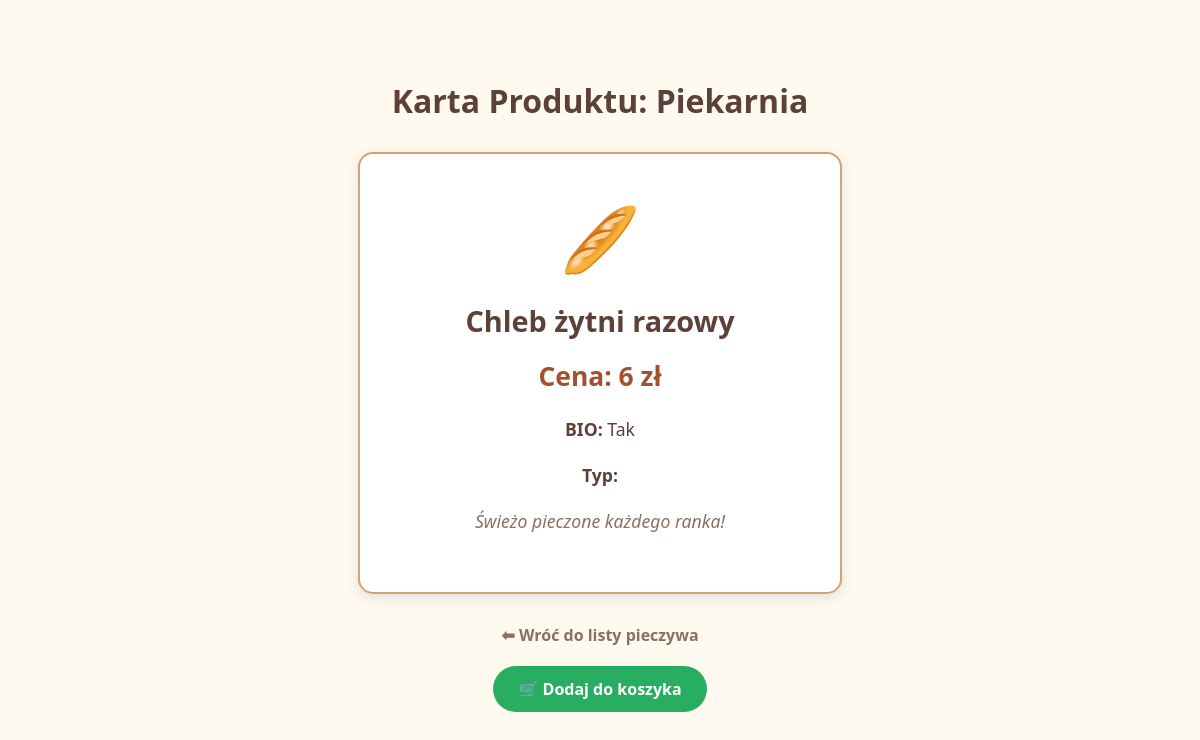
The page /kategoria/pieczywo/1 on the database its author committed.
### sklep/models.py (models this page shows)
class Pieczywo(models.Model):
  nazwa = models.CharField(max_length=255)
  cena = models.PositiveIntegerField()
  czy_bio = models.BooleanField(default=True)
  rodzaj_maki = models.CharField(max_length=100, help_text="np. Żytnia, Pszenna")

### sklep/views.py (the view)
# urls.py: path('kategoria/pieczywo/<int:id>', views.szczegolypieczywa, name='szczegolypieczywa'),
def szczegolypieczywa(request, id):
    produkt = get_object_or_404(Pieczywo, id=id)
    return render(request, 'szczegolypieczywa.html', {'produkt': produkt, 'kategoria': 'pieczywo'})

### sklep/templates/szczegolypieczywa.html (shortened to what this page needs)
<!DOCTYPE html>
<html lang="pl">
<head>
</head>
<body>
    <h1>Karta Produktu: Piekarnia</h1>
    <div class="product-card">
        <span class="emoji-large">🥖</span>
        <strong><div style="font-size: 1.8em; color: #5d4037; margin-bottom: 10px;">{{ produkt.nazwa }}</div></strong>
        <div class="product-info">
            <p class="price">Cena: {{ produkt.cena }} zł</p>
            <p><strong>BIO:</strong> {{ produkt.czy_bio|yesno:"Tak,Nie" }}</p>
            <p><strong>Typ:</strong> {{ produkt.rodzaj }}</p>
            <p style="font-style: italic; color: #8d6e63;">Świeżo pieczone każdego ranka!</p>
        </div>
    </div>
    <a href="{% url 'listaproduktowzkategorii' 'pieczywo' %}" class="back-link">
        ⬅ Wróć do listy pieczywa
    </a>
    <a href="{% url 'dodaj_do_koszyka' kategoria produkt.id %}" class="btn-add">
    🛒 Dodaj do koszyka
</a>
</body>
</html>

### sklep/templates/szczegolypieczywa.html (style rules this page uses)
body { font-family: 'Segoe UI', sans-serif; background-color: #fffaf0; display: flex; flex-direction: column; align-items: center; padding: 50px; }
h1 { color: #5d4037; margin-bottom: 30px; }
.product-card { background: white; padding: 40px; text-align: center; border-radius: 15px; box-shadow: 0 4px 15px rgba(0,0,0,0.1); width: 100%; max-width: 400px; border: 2px solid #d4a373; }
.product-info { font-size: 1.1em; color: #5d4037; margin: 10px 0; line-height: 1.6; }
.price { font-size: 1.5em; color: #a0522d; font-weight: bold; margin: 15px 0; }
.back-link { margin-top: 30px; text-decoration: none; color: #8d6e63; font-weight: bold; transition: color 0.3s; }
.emoji-large { font-size: 4em; display: block; margin-bottom: 20px; }
.btn-add { display: inline-block; background-color: #27ae60; color: white; padding: 12px 25px; text-decoration: none; border-radius: 30px; font-weight: bold; margin-top: 20px; transition: background 0.3s; }

### rows shown on the page
Pieczywo: nazwa "Chleb żytni razowy", cena "6", czy_bio "Tak"
